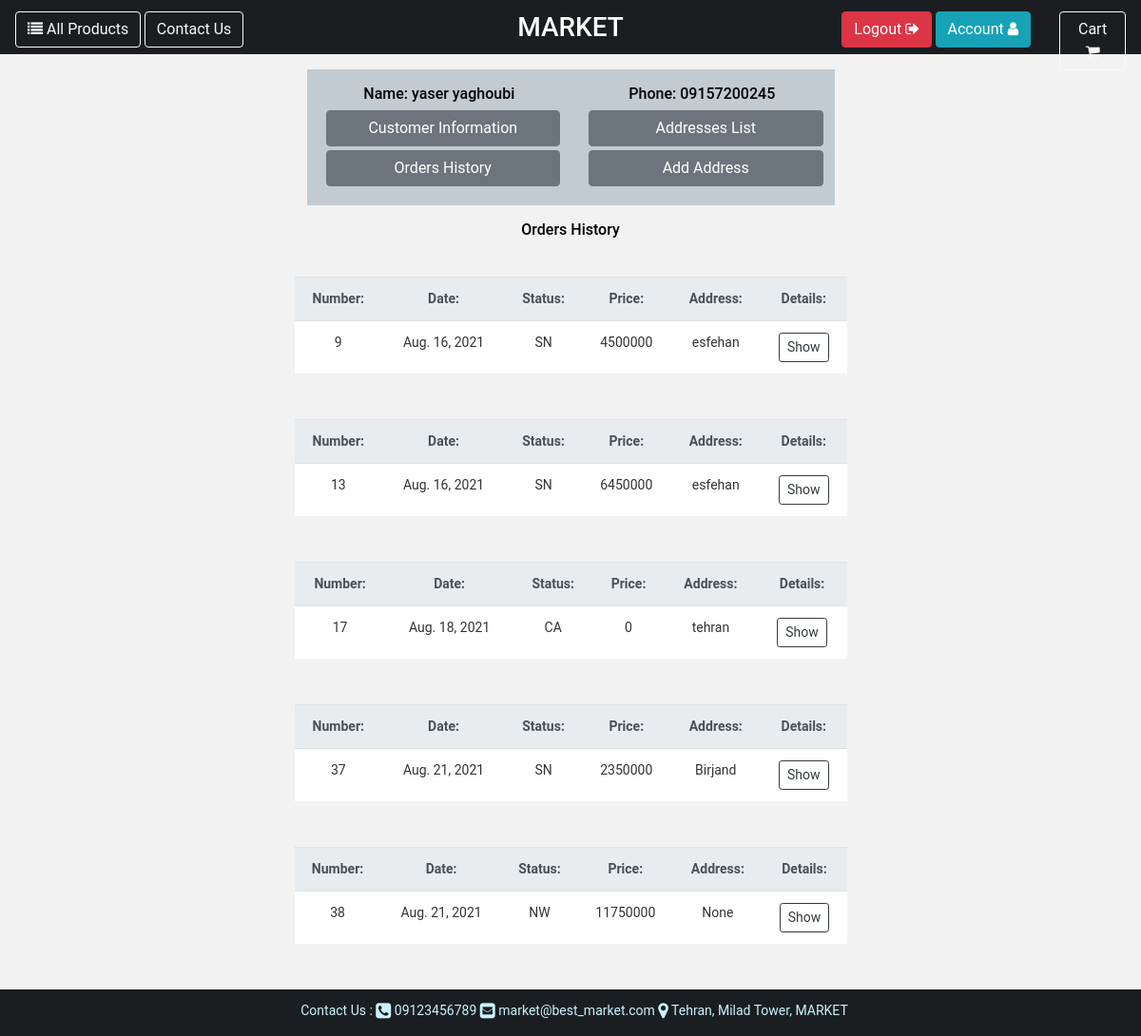
The app's page /customer/dashboard/orders/ (signed in), older data.
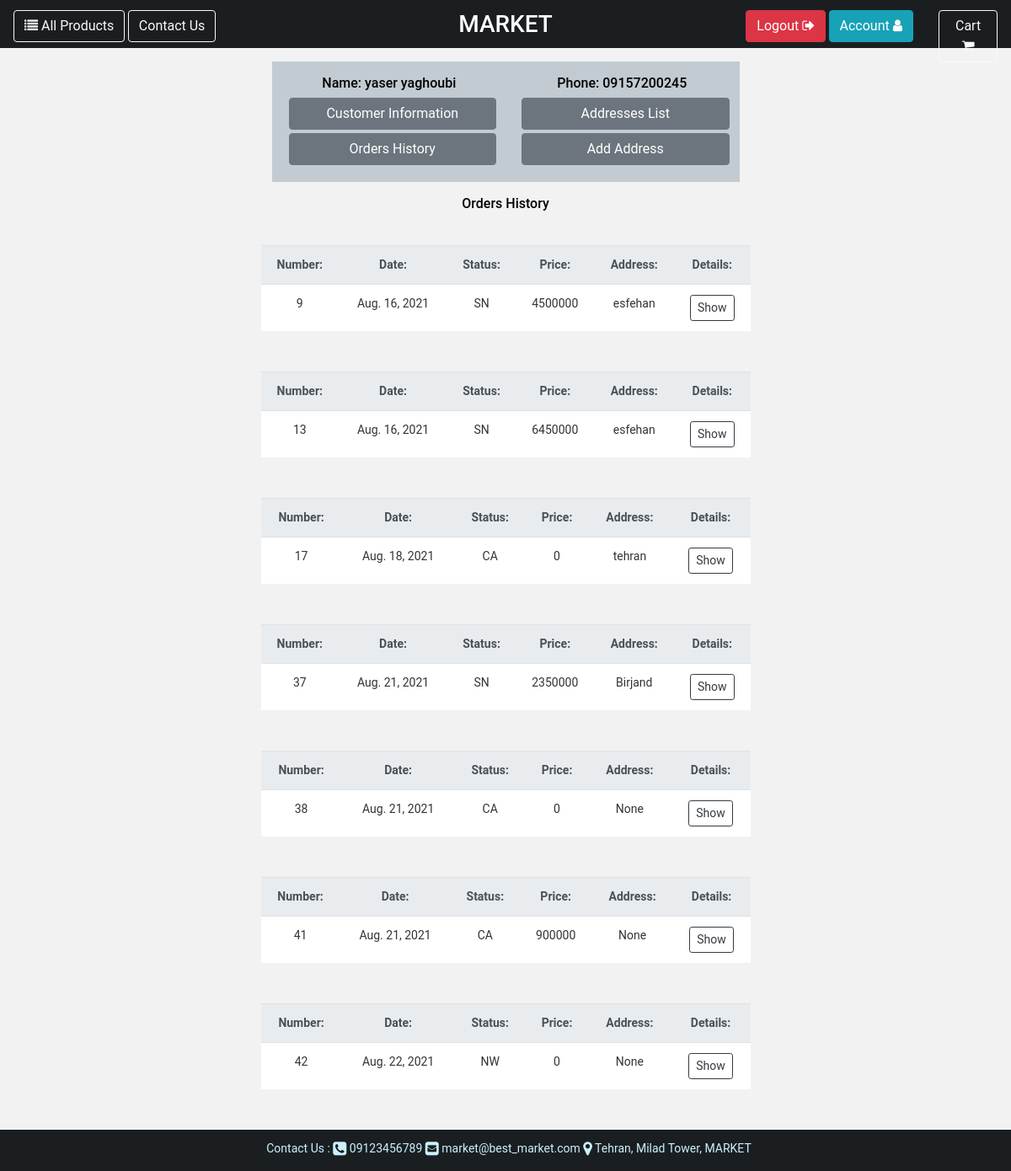
The same page, newer data.
### order/models.py (models this page shows, shortened)
class Cart(BaseModel):
    customer = models.ForeignKey(Customer, verbose_name=_('customer'),
                                 help_text=_('specify owner customer for cart'),
                                 null=True, blank=True, on_delete=models.PROTECT)
    status = models.CharField(verbose_name=_('cart status'), help_text=_('display cart status'), max_length=20,
                              blank=False, null=False, choices=[('WA', _('waiting')), ('PD', _('paid'))],
                              default='WA')
    final_price = models.IntegerField(verbose_name=_('final price'), help_text=_('final cart price'),
                                    null=True, blank=True)
    order_status = models.CharField(verbose_name=_('customer order status'), help_text=_('display status of order'),
                                    blank=False, null=False,
                                    choices=[('NW', _('new')), ('SN', _('send')), ('CA', _('cancel'))],
                                    default='NW', max_length=20)
    order_address = models.ForeignKey(Address, verbose_name=_('customer address'),
                                      help_text=_('specify address for send order'),
                                      null=True, blank=True, on_delete=models.PROTECT)
    def order_date(self):
        return self.create_timestamp.date()

### customer/models.py (models this page shows, shortened)
class Address(BaseModel):
    owner = models.ForeignKey(Customer, verbose_name=_('address owner'), help_text=_('specify owner'),
                              null=True, blank=True, on_delete=models.CASCADE)
    title = models.CharField(verbose_name=_('address title'), help_text=_('enter title for this address'),
                             max_length=25, default='New')
    latitude = models.FloatField(verbose_name=_('latitude'), help_text=_('enter/change latitude'), null=True, blank=True)
    longitude = models.FloatField(verbose_name=_('longitude'), help_text=_('enter/change longitude'), null=True, blank=True)
    country = models.CharField(verbose_name=_('country name'), help_text=_('enter country name'), null=False,
                               blank=False, default='Iran', max_length=30)
    state = models.CharField(verbose_name=_('state name'), help_text=_('enter state name'), null=False, blank=False
                             , max_length=50)
    city = models.CharField(verbose_name=_('city name'), help_text=_('enter city name'), null=False, blank=False,
                            max_length=50)
    village = models.CharField(verbose_name=_('village name'), help_text=_('enter village name'), null=True,
                               blank=True, max_length=50)
    rest_of_address = models.TextField(verbose_name=_('rest of address'), help_text=_('enter/change rest of address'),
                                       null=False, blank=True)
    post_code = models.CharField(verbose_name=_('post code'), help_text=_('enter post code'), null=True,
                                 blank=True, max_length=10)
    def __str__(self):
        return f'{self.city}'

### customer/views.py (the view)
# urls.py: path('dashboard/orders/', CustomerCartArchiveIndexView.as_view(), name='customer_cart_archive'),
class CustomerCartArchiveIndexView(View):
    def get(self, request, *args, **kwargs):
        customer = Customer.objects.get(id=self.request.user.id)
        carts = Cart.objects.archive().filter(customer=customer)
        return render(request, 'customer/customer_carts.html',
                      {'carts': carts, 'customer': customer})

### core/models.py (called while the page is built)
    def archive(self):
        return super().get_queryset()

    def get_queryset(self):
        return super().get_queryset().filter(deleted=False)

### customer/models.py (called while the page is built)
    def customer_name(self):
        return self.__str__()

    def __str__(self):
        return f'{self.first_name} {self.last_name}'

### templates/customer/customer_carts.html (shortened to what this page needs)
{% extends "base.html" %}
{% load i18n %}
{% load static %}
{% block content %}
    <div class="container-fluid pt-3" style="min-height: 85vh">
        <div class="row m-auto w-50">
            <div class="col-12 text-center">
                {% include 'customer/customer_panel.html' with customer_panel=customer %}
            </div>
        </div>
        <div class="container-fluid p-3 w-50 m-auto">
            <div class="row">
                <h6 class="col-12 text-center">
                    {% translate 'Orders History' %}</h6>
                {% for cart in carts %}
                    {% include 'order/cart_card.html' with cart_card=cart %}
                {% endfor %}
            </div>
        </div>
    </div>
    </div>
{% endblock %}

### templates/order/cart_card.html
{% load i18n %}
<div class="container-fluid address_card_view text-left m-2 mt-2 p-2" style="">
    <div class="row form-group">
        <table class="table table-responsive-md m-auto">
            <tr style="background-color: #c2cbd1; text-align: center" class="thead-light">
                <th>
                    {% translate 'Number:' %}
                </th>
                <th>
                    {% translate 'Date:' %}
                </th>
                <th>
                    {% translate 'Status:' %}
                </th>
                <th>
                    {% translate 'Price:' %}
                </th>
                <th>
                    {% translate 'Address:' %}
                </th>
                <th>
                    {% translate 'Details:' %}
                </th>
            </tr>
            <tr style="background-color: white; text-align: center">
                <td style="color: #353232; ">{{ cart_card.id }}</td>
                <td style="color: #353232; ">{{ cart_card.order_date }}</td>
                <td style="color: #353232; ">{{ cart_card.order_status }}</td>
                <td style="color: #353232; ">{{ cart_card.final_price }}</td>
                <td style="color: #353232; ">{{ cart_card.order_address }}</td>
                <td style="color: #353232; ">
                    <a href="/customer/dashboard/orders/{{ cart_card.id }}">
                        <button class="btn btn-outline-dark btn-sm">
                            {% translate 'Show' %}
                        </button>
                    </a>
                </td>
            </tr>
        </table>
    </div>
</div>

Row changes from the older to the newer data that the page shows:
changed Cart id 38: order_status "NW" → "CA"; final_price "11750000" → "0"
added Cart: id "41", order_date "Aug. 21, 2021", order_status "CA", final_price "900000", order_address "None"
added Cart: id "42", order_date "Aug. 22, 2021", order_status "NW", final_price "0", order_address "None"
